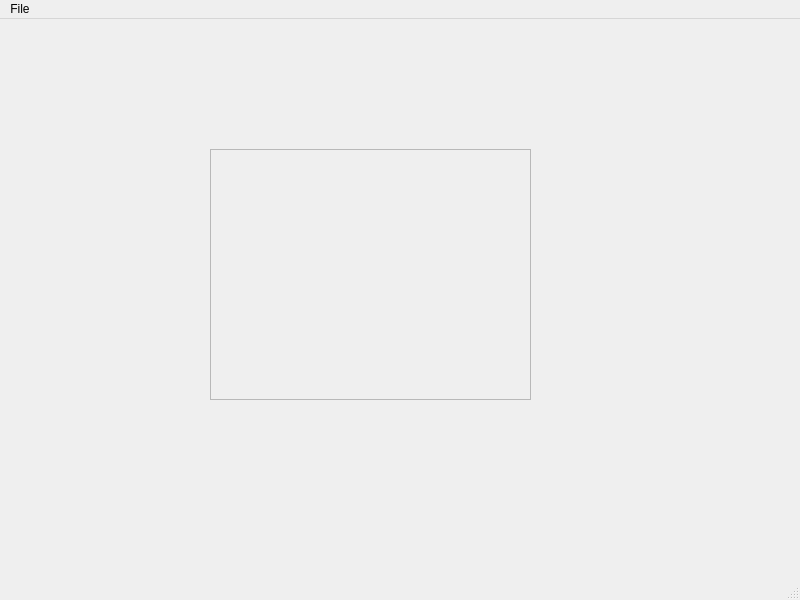
<?xml version="1.0" encoding="UTF-8"?>
<ui version="4.0">
 <class>MainWindow</class>
 <widget class="QMainWindow" name="MainWindow">
  <property name="geometry">
   <rect>
    <x>0</x>
    <y>0</y>
    <width>800</width>
    <height>600</height>
   </rect>
  </property>
  <property name="windowTitle">
   <string>eyedroppy</string>
  </property>
  <widget class="QWidget" name="centralwidget">
   <widget class="QFrame" name="imageDropFrame">
    <property name="geometry">
     <rect>
      <x>210</x>
      <y>130</y>
      <width>321</width>
      <height>251</height>
     </rect>
    </property>
    <property name="acceptDrops">
     <bool>true</bool>
    </property>
    <property name="toolTip">
     <string/>
    </property>
    <property name="whatsThis">
     <string/>
    </property>
    <property name="frameShape">
     <enum>QFrame::Shape::StyledPanel</enum>
    </property>
    <property name="frameShadow">
     <enum>QFrame::Shadow::Raised</enum>
    </property>
   </widget>
  </widget>
  <widget class="QMenuBar" name="menubar">
   <property name="geometry">
    <rect>
     <x>0</x>
     <y>0</y>
     <width>800</width>
     <height>33</height>
    </rect>
   </property>
   <widget class="QMenu" name="menuFile">
    <property name="title">
     <string>File</string>
    </property>
    <addaction name="actionOpen"/>
   </widget>
   <addaction name="menuFile"/>
  </widget>
  <widget class="QStatusBar" name="statusbar"/>
  <action name="actionOpen">
   <property name="text">
    <string>Open</string>
   </property>
  </action>
 </widget>
 <resources/>
 <connections/>
</ui>
